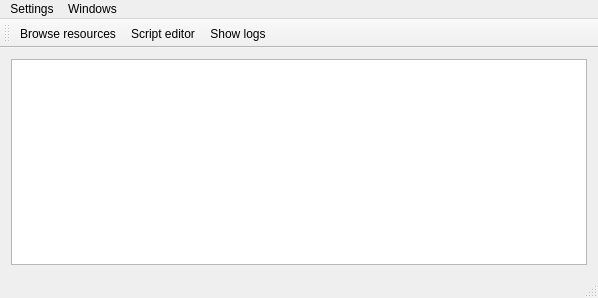
<?xml version="1.0" encoding="UTF-8"?>
<ui version="4.0">
 <class>MainForm</class>
 <widget class="QMainWindow" name="MainForm">
  <property name="geometry">
   <rect>
    <x>0</x>
    <y>0</y>
    <width>598</width>
    <height>298</height>
   </rect>
  </property>
  <property name="windowTitle">
   <string>MGInsider</string>
  </property>
  <widget class="QWidget" name="centralWidget">
   <layout class="QHBoxLayout" name="horizontalLayout">
    <property name="spacing">
     <number>0</number>
    </property>
    <property name="leftMargin">
     <number>0</number>
    </property>
    <property name="topMargin">
     <number>0</number>
    </property>
    <property name="rightMargin">
     <number>0</number>
    </property>
    <property name="bottomMargin">
     <number>0</number>
    </property>
    <item>
     <widget class="QWidget" name="widget" native="true">
      <layout class="QHBoxLayout" name="horizontalLayout_2">
       <item>
        <widget class="QTreeView" name="treeViewState">
         <property name="rootIsDecorated">
          <bool>true</bool>
         </property>
         <property name="expandsOnDoubleClick">
          <bool>false</bool>
         </property>
        </widget>
       </item>
      </layout>
     </widget>
    </item>
   </layout>
  </widget>
  <widget class="QMenuBar" name="menuBar">
   <property name="geometry">
    <rect>
     <x>0</x>
     <y>0</y>
     <width>598</width>
     <height>21</height>
    </rect>
   </property>
   <widget class="QMenu" name="menuSettings">
    <property name="title">
     <string>Settings</string>
    </property>
   </widget>
   <widget class="QMenu" name="menuWindows">
    <property name="title">
     <string>Windows</string>
    </property>
   </widget>
   <addaction name="menuSettings"/>
   <addaction name="menuWindows"/>
  </widget>
  <widget class="QToolBar" name="mainToolBar">
   <attribute name="toolBarArea">
    <enum>TopToolBarArea</enum>
   </attribute>
   <attribute name="toolBarBreak">
    <bool>false</bool>
   </attribute>
   <addaction name="actionBrowse_resources"/>
   <addaction name="actionScript_editor"/>
   <addaction name="actionShow_logs"/>
  </widget>
  <widget class="QStatusBar" name="statusBar"/>
  <action name="actionScript_editor">
   <property name="text">
    <string>Script editor</string>
   </property>
  </action>
  <action name="actionBrowse_resources">
   <property name="text">
    <string>Browse resources</string>
   </property>
  </action>
  <action name="actionShow_logs">
   <property name="text">
    <string>Show logs</string>
   </property>
  </action>
 </widget>
 <layoutdefault spacing="6" margin="11"/>
 <resources>
  <include location="mgdt.qrc"/>
 </resources>
 <connections/>
</ui>
